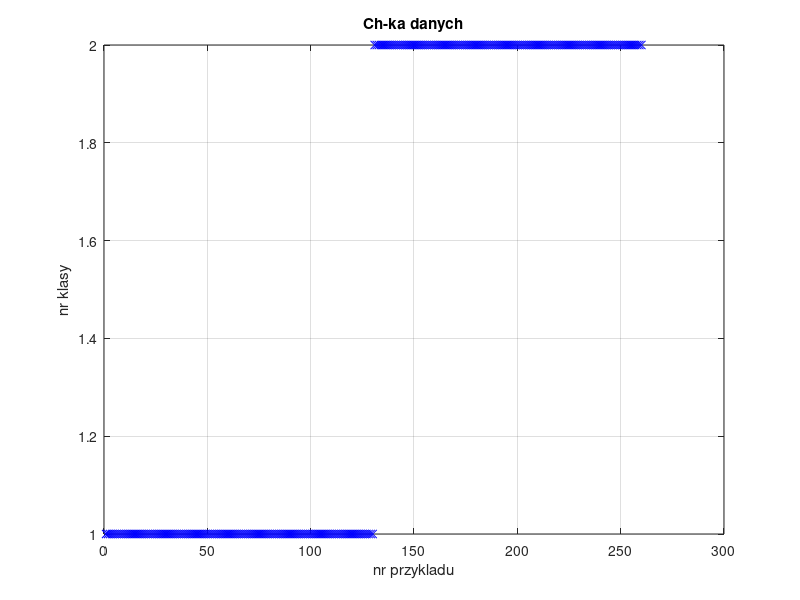
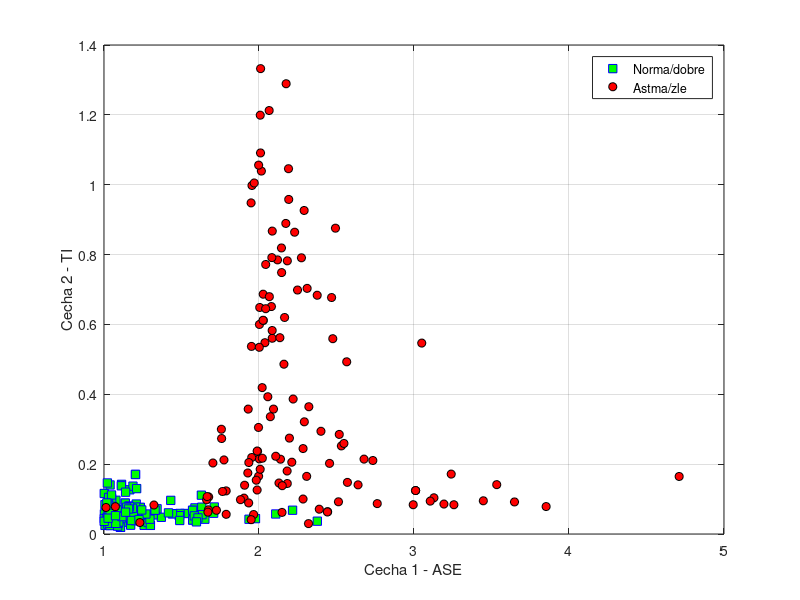

MATLAB code for these plots, in order: (Note: this script raises an error after producing the figures.)

% ai_7_ann_astma.m
% Rozpoznawanie oddech normalny vs. astmatyczny z uzyciem sztucznej sieci neuronowej

  clear all; close all;

% Wczytanie danych

  load astma.mat  % pobierz wszystkie dane dla problemu rozpozania astmy w dzwieku oddechu
  whos, pause     % co zaladowalismy do pamieci

% Wybor rodzaju danych wejsciowych 
  
  wybor_cech = 3;     % 0 = sygnaly:        oddechy_Astma i oddechy_Norma 
                      % 1 = widma 1D:       widma1D_Astma i widma1D_Norma
                      % 2 = widma 2D:       widma2D_Astma i widma2D_Norma
                      % 3 = cechy {ASE,TI}: aseti_Astma i   aseti_Norma

  L_klas = 2,         % liczba testowanych klas: chory/zdrowy

% Wybranie danych/cech do dalszego przetwarzania przez siec neuronowa
  
  if( wybor_cech == 0 )              % 130 (sygnaly) x 1024 (probki) dla Astmy i Normy
      cechy_Astma = oddechy_Astma;
      cechy_Norma = oddechy_Norma;
  elseif( wybor_cech == 1 )          % 130 (sygnaly) x 36 wspolczynnikow widmowych DFT
      cechy_Astma = widma1D_Astma;   % z zakresu 125-1220 Hz
      cechy_Norma = widma1D_Norma;
  elseif( wybor_cech == 2 )          % 130 (sygnaly) x 625 wsp. widmowych STFT
      cechy_Astma = widma2D_Astma;   % 625 = 25x25 (x = czestotliwosc, y = czas) 
      cechy_Norma = widma2D_Norma;
  elseif( wybor_cech == 3 )          % 130 (sygnaly) x 2 cechy ASE+TI wczesniej obliczone
      cechy_Astma = aseti_Astma;    
      cechy_Norma = aseti_Norma;
  else
      disp('BLAD! Zly parametr wyboru cech wejsciowych! Konczymy.'); exit;
  end

% Podstawienie dla dalszej czesci programu

  [ L_wzorcow, L_cech ] = size( cechy_Astma );  % liczba wzorcow i cech dla kazdej klasy
  X = [ cechy_Astma; cechy_Norma ];                disp('Wymiary X:'); size(X),
  y = [ ones(L_wzorcow, 1); 2*ones(L_wzorcow, 1)]; disp('Wymiary y:'); size(y),

% Rysunki

  figure; plot(y,'bx'); xlabel('nr przykladu'); ylabel('nr klasy'); grid; title('Ch-ka danych'); pause
  figure;
  if( wybor_cech == 0 )
      subplot(121); plot( cechy_Astma' ); title('Sygnaly Astmy'); xlabel('Nr probki czasu'); grid;
      subplot(122); plot( cechy_Norma' ); title('Sygnaly Normy'); xlabel('Nr probki czasu'); grid; pause
  elseif( wybor_cech == 1 )
      subplot(121); plot( cechy_Astma' ); title('Widma Astmy'); xlabel('Nr częstotliwosci'); grid;
      subplot(122); plot( cechy_Norma' ); title('Widma Normy'); xlabel('Nr częstotliwosci'); grid; pause
  elseif( wybor_cech == 2 )
      L_x = 25; L_y = 25;
      for nr = 1 : 10  % z zakresu [ 1, 2, 3,..., 130 = L_wzorcow]
          nr
          img1 = X( nr, 1 : L_cech );             % kolejny wzorzec widma 2D astmy
          img1 = reshape( img1, L_y, L_x );
          subplot(121); imagesc( img1 );  title('Astma'); xlabel('Nr częstotl.'); ylabel('Nr czasu'); 
          img2 = X( nr+L_wzorcow, 1 : L_cech );   % kolejny wzorzec widma 2D normy
          img2 = reshape( img2, L_y, L_x );
          subplot(122); imagesc( img2 );  title('Norma'); xlabel('Nr częstotl.'); ylabel('Nr czasu');
          pause; % (0.5)
      end
  elseif( wybor_cech == 3 )
     plot( cechy_Norma(:,1), cechy_Norma(:,2), 'bs','MarkerFaceColor','g');
     hold on;
     plot( cechy_Astma(:,1), cechy_Astma(:,2), 'ko','MarkerFaceColor','r');
     xlabel('Cecha 1 - ASE'); ylabel('Cecha 2 - TI'); grid;
     legend('Norma/dobre','Astma/zle');
     pause
  end

% #########################################################################
% STARY PROGRAM: ai_6_ann_cyfry.m 
% #########################################################################

  L_przykladow = L_klas *L_wzorcow;  % liczba wszystkich wzorcow/obrazow

% Trenowanie, walidacja i testowanie sztucznej sieci neuronowej

  X = X';
  y = y' - 1;  % było {"1","2"}, ma być {"0","1"}

% Konfiguracja sieci  
  setdemorandstream( 672880951 );
  net = feedforwardnet( [25] );   % [ 25 ], [ 25, 15 ], [25, 15, 10 ]
  view( net ); pause

% Trenowanie, walidacja i testowanie 
  [ net, trace ] = train( net, X, y );
  plotperform( trace ); pause

% Powtórzenie dla danych testowych  
  X_test = X( :, trace.testInd );
  y_test = y( :, trace.testInd );
  y_found = net( X_test );
  plotroc( y_test, y_found ); pause
  plotconfusion( y_test, y_found ); pause
  [c,cm] = confusion( y_test, y_found )
  fprintf('Percentage Correct Classification : %f%%\n', 100*(1-c));
  fprintf('Percentage Incorrect Classification : %f%%\n', 100*c);
